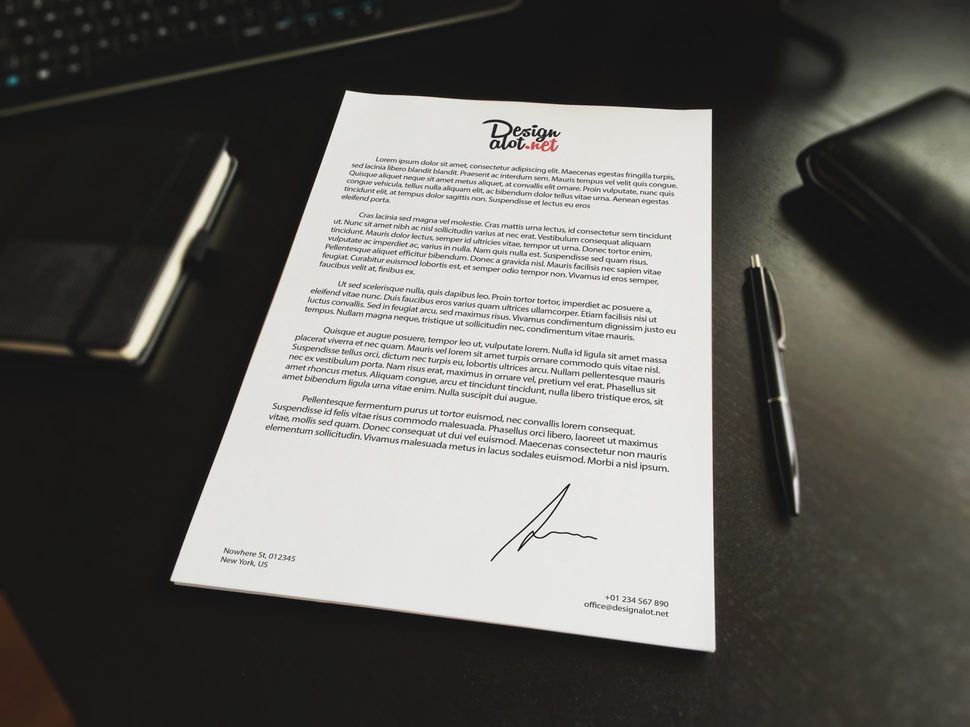
#> input picture test.jpg, 970 x 727 px, shrunk from 4032 x 3024 before the run
$ python thrshld.py
#> lines starting #> are read from the running program, lines starting #| are printed output that depends on the picture; after the words box and inside, x2 and y2 are one past the last pixel; in counts of white or black regions, pixels touching at a corner belong together
import cv2 as cv
import numpy as np
from matplotlib import pyplot as plt

img = cv.imread('test.jpg',0)
#> img: shape (727, 970); min 7, max 255, mean 101.3
#img = cv.medianBlur(img,5)
th = cv.adaptiveThreshold(img,255,cv.ADAPTIVE_THRESH_GAUSSIAN_C,\
            cv.THRESH_BINARY,11,2)
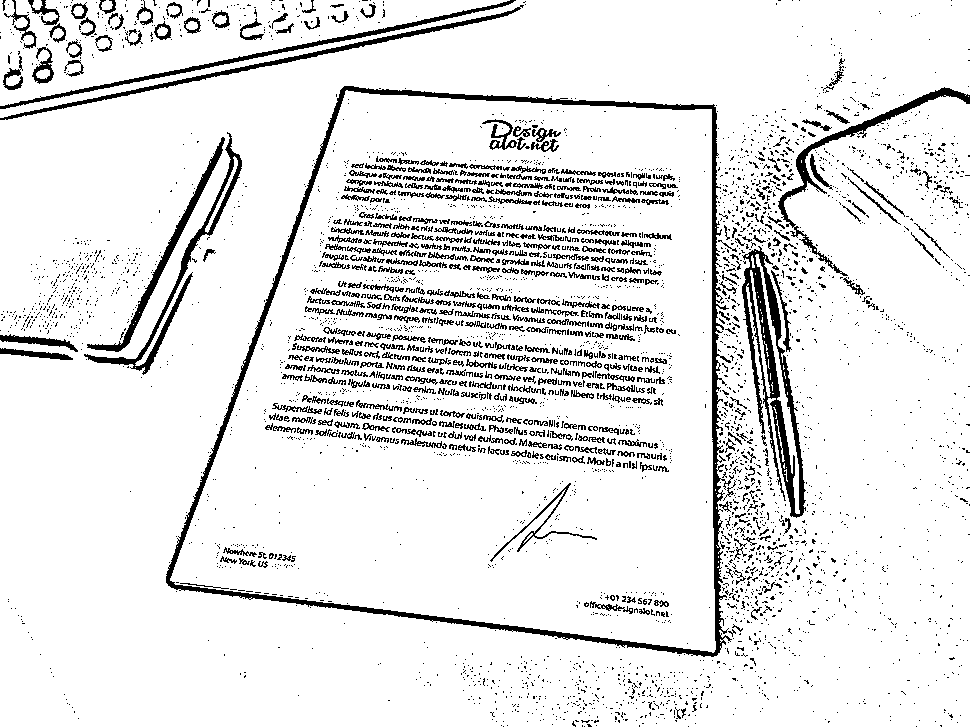
#> th: shape (727, 970); 90.1% white; 3968 black regions (3399 under 20 px), largest, box (x1, y1, x2, y2) and area: (166, 86, 734, 657) 10366, (742, 246, 806, 518) 4911, (84, 132, 242, 375) 2393
plt.imshow(th, cmap = 'gray', interpolation = 'bicubic')
plt.xticks([]), plt.yticks([])  # to hide tick values on X and Y axis
plt.show()
cv.imwrite('Filtered.jpg', th)
